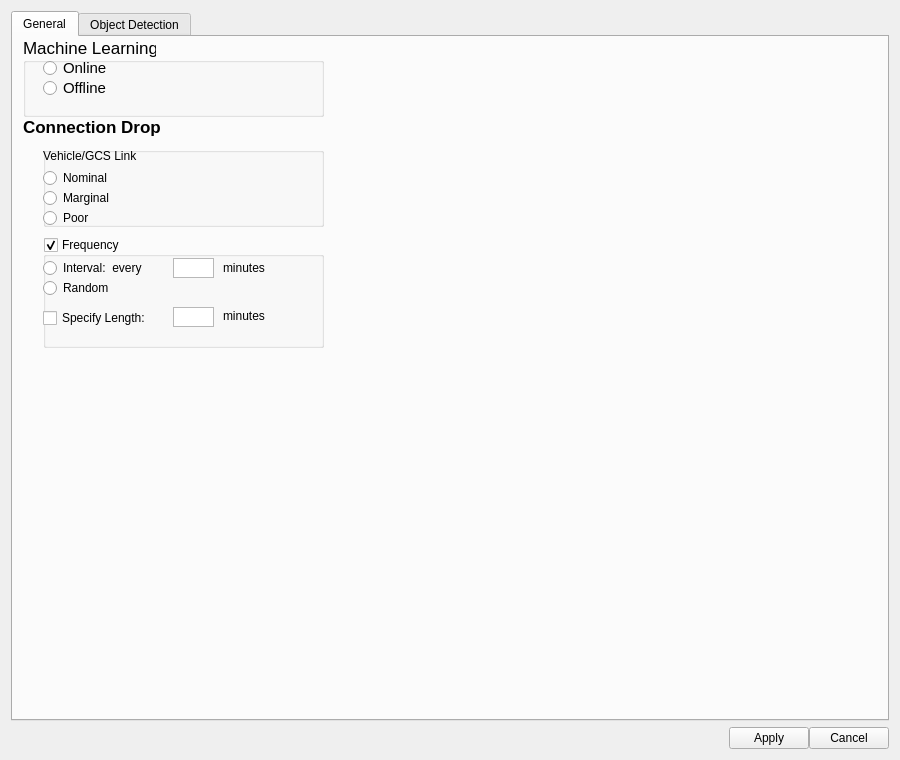
<?xml version="1.0" encoding="UTF-8"?>
<ui version="4.0">
 <class>settings_widget</class>
 <widget class="QWidget" name="settings_widget">
  <property name="geometry">
   <rect>
    <x>0</x>
    <y>0</y>
    <width>900</width>
    <height>760</height>
   </rect>
  </property>
  <property name="minimumSize">
   <size>
    <width>460</width>
    <height>590</height>
   </size>
  </property>
  <property name="maximumSize">
   <size>
    <width>900</width>
    <height>760</height>
   </size>
  </property>
  <property name="windowTitle">
   <string>Settings</string>
  </property>
  <layout class="QVBoxLayout" name="vehicle_gcs_group">
   <item>
    <layout class="QVBoxLayout" name="verticalLayout">
     <property name="topMargin">
      <number>0</number>
     </property>
     <item>
      <widget class="QTabWidget" name="tab_widget">
       <property name="currentIndex">
        <number>0</number>
       </property>
       <widget class="QWidget" name="general_tab">
        <attribute name="title">
         <string>General</string>
        </attribute>
        <widget class="QLabel" name="connection_lbl">
         <property name="geometry">
          <rect>
           <x>10</x>
           <y>80</y>
           <width>141</width>
           <height>20</height>
          </rect>
         </property>
         <property name="font">
          <font>
           <pointsize>13</pointsize>
           <weight>75</weight>
           <bold>true</bold>
          </font>
         </property>
         <property name="text">
          <string>Connection Drop</string>
         </property>
        </widget>
        <widget class="QGroupBox" name="vehicle_gcs_box">
         <property name="geometry">
          <rect>
           <x>30</x>
           <y>110</y>
           <width>281</width>
           <height>80</height>
          </rect>
         </property>
         <property name="font">
          <font>
           <weight>50</weight>
           <bold>false</bold>
           <kerning>true</kerning>
          </font>
         </property>
         <property name="title">
          <string/>
         </property>
         <property name="flat">
          <bool>false</bool>
         </property>
         <property name="checkable">
          <bool>false</bool>
         </property>
         <widget class="QRadioButton" name="nominal_btn">
          <property name="geometry">
           <rect>
            <x>0</x>
            <y>20</y>
            <width>117</width>
            <height>22</height>
           </rect>
          </property>
          <property name="text">
           <string>Nominal</string>
          </property>
         </widget>
         <widget class="QRadioButton" name="marginal_btn">
          <property name="geometry">
           <rect>
            <x>0</x>
            <y>40</y>
            <width>117</width>
            <height>22</height>
           </rect>
          </property>
          <property name="text">
           <string>Marginal</string>
          </property>
         </widget>
         <widget class="QRadioButton" name="poor_btn">
          <property name="geometry">
           <rect>
            <x>0</x>
            <y>60</y>
            <width>117</width>
            <height>22</height>
           </rect>
          </property>
          <property name="text">
           <string>Poor</string>
          </property>
         </widget>
         <widget class="QLabel" name="vehicle_gcs_lbl">
          <property name="geometry">
           <rect>
            <x>0</x>
            <y>0</y>
            <width>141</width>
            <height>17</height>
           </rect>
          </property>
          <property name="text">
           <string>Vehicle/GCS Link</string>
          </property>
         </widget>
        </widget>
        <widget class="QGroupBox" name="frequency_box">
         <property name="geometry">
          <rect>
           <x>30</x>
           <y>200</y>
           <width>281</width>
           <height>111</height>
          </rect>
         </property>
         <property name="title">
          <string>Frequency</string>
         </property>
         <property name="checkable">
          <bool>true</bool>
         </property>
         <widget class="QRadioButton" name="interval_btn">
          <property name="geometry">
           <rect>
            <x>0</x>
            <y>20</y>
            <width>131</width>
            <height>22</height>
           </rect>
          </property>
          <property name="text">
           <string>Interval:  every</string>
          </property>
         </widget>
         <widget class="QRadioButton" name="random_btn">
          <property name="geometry">
           <rect>
            <x>0</x>
            <y>40</y>
            <width>91</width>
            <height>22</height>
           </rect>
          </property>
          <property name="text">
           <string>Random</string>
          </property>
         </widget>
         <widget class="QCheckBox" name="length_check_box">
          <property name="geometry">
           <rect>
            <x>0</x>
            <y>70</y>
            <width>131</width>
            <height>22</height>
           </rect>
          </property>
          <property name="text">
           <string>Specify Length:</string>
          </property>
         </widget>
         <widget class="QTextEdit" name="interval_text_box">
          <property name="geometry">
           <rect>
            <x>130</x>
            <y>21</y>
            <width>41</width>
            <height>20</height>
           </rect>
          </property>
          <property name="sizePolicy">
           <sizepolicy hsizetype="Expanding" vsizetype="Fixed">
            <horstretch>0</horstretch>
            <verstretch>0</verstretch>
           </sizepolicy>
          </property>
          <property name="maximumSize">
           <size>
            <width>16777215</width>
            <height>30</height>
           </size>
          </property>
          <property name="font">
           <font>
            <pointsize>11</pointsize>
           </font>
          </property>
          <property name="verticalScrollBarPolicy">
           <enum>Qt::ScrollBarAlwaysOff</enum>
          </property>
          <property name="horizontalScrollBarPolicy">
           <enum>Qt::ScrollBarAlwaysOff</enum>
          </property>
         </widget>
         <widget class="QLabel" name="interval_mins_lbl">
          <property name="geometry">
           <rect>
            <x>180</x>
            <y>20</y>
            <width>61</width>
            <height>21</height>
           </rect>
          </property>
          <property name="text">
           <string>minutes</string>
          </property>
         </widget>
         <widget class="QTextEdit" name="textEdit">
          <property name="geometry">
           <rect>
            <x>130</x>
            <y>70</y>
            <width>41</width>
            <height>20</height>
           </rect>
          </property>
          <property name="verticalScrollBarPolicy">
           <enum>Qt::ScrollBarAlwaysOff</enum>
          </property>
          <property name="horizontalScrollBarPolicy">
           <enum>Qt::ScrollBarAlwaysOff</enum>
          </property>
         </widget>
         <widget class="QLabel" name="length_mins_lbl">
          <property name="geometry">
           <rect>
            <x>180</x>
            <y>70</y>
            <width>67</width>
            <height>17</height>
           </rect>
          </property>
          <property name="text">
           <string>minutes</string>
          </property>
         </widget>
        </widget>
        <widget class="QGroupBox" name="groupBox">
         <property name="geometry">
          <rect>
           <x>10</x>
           <y>0</y>
           <width>301</width>
           <height>80</height>
          </rect>
         </property>
         <property name="font">
          <font>
           <pointsize>13</pointsize>
          </font>
         </property>
         <property name="title">
          <string>Machine Learning</string>
         </property>
         <widget class="QRadioButton" name="online_btn">
          <property name="geometry">
           <rect>
            <x>20</x>
            <y>20</y>
            <width>117</width>
            <height>22</height>
           </rect>
          </property>
          <property name="font">
           <font>
            <pointsize>11</pointsize>
           </font>
          </property>
          <property name="text">
           <string>Online</string>
          </property>
         </widget>
         <widget class="QRadioButton" name="offline_btn">
          <property name="geometry">
           <rect>
            <x>20</x>
            <y>40</y>
            <width>117</width>
            <height>22</height>
           </rect>
          </property>
          <property name="font">
           <font>
            <pointsize>11</pointsize>
           </font>
          </property>
          <property name="text">
           <string>Offline</string>
          </property>
         </widget>
        </widget>
       </widget>
       <widget class="QWidget" name="obj_detect_tab">
        <attribute name="title">
         <string>Object Detection</string>
        </attribute>
       </widget>
      </widget>
     </item>
    </layout>
   </item>
   <item>
    <layout class="QHBoxLayout" name="horizontalLayout">
     <property name="spacing">
      <number>0</number>
     </property>
     <property name="sizeConstraint">
      <enum>QLayout::SetMinAndMaxSize</enum>
     </property>
     <property name="bottomMargin">
      <number>0</number>
     </property>
     <item>
      <spacer name="btns_spacer">
       <property name="orientation">
        <enum>Qt::Horizontal</enum>
       </property>
       <property name="sizeHint" stdset="0">
        <size>
         <width>40</width>
         <height>20</height>
        </size>
       </property>
      </spacer>
     </item>
     <item>
      <widget class="QPushButton" name="cancel_btn">
       <property name="maximumSize">
        <size>
         <width>100</width>
         <height>16777215</height>
        </size>
       </property>
       <property name="text">
        <string>Apply</string>
       </property>
      </widget>
     </item>
     <item>
      <widget class="QPushButton" name="apply_btn">
       <property name="maximumSize">
        <size>
         <width>100</width>
         <height>16777215</height>
        </size>
       </property>
       <property name="layoutDirection">
        <enum>Qt::LeftToRight</enum>
       </property>
       <property name="autoFillBackground">
        <bool>false</bool>
       </property>
       <property name="text">
        <string>Cancel</string>
       </property>
      </widget>
     </item>
    </layout>
   </item>
  </layout>
 </widget>
 <resources/>
 <connections/>
</ui>
